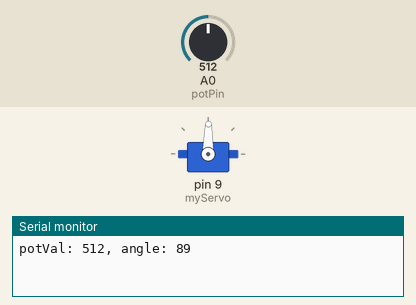
Recording of a sketch running on a simulated Arduino Uno, built with avr-gcc and run on an emulated ATmega328P. On the bench: servo, the last lines printed to the serial monitor. The inputs (shaded band) are chosen by the test bench; at power-on: A0 (potPin) = 512.

Above: at 1.2 s.
1.3 s: A0 (potPin) set to 716
At 2.4 s:
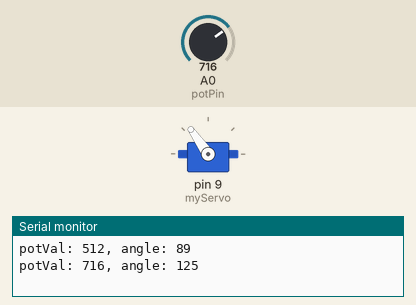
2.8 s: A0 (potPin) set to 900
At 3.6 s:
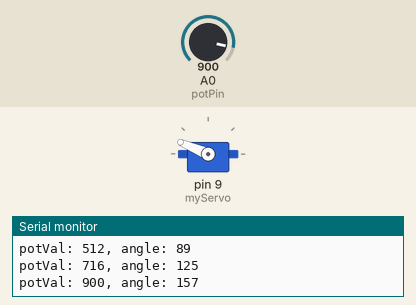
4.3 s: A0 (potPin) set to 1023
At 4.8 s:
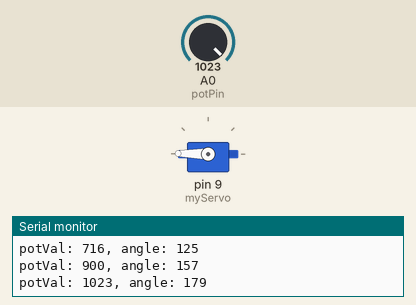
5.8 s: A0 (potPin) set to 306
At 6.1 s:
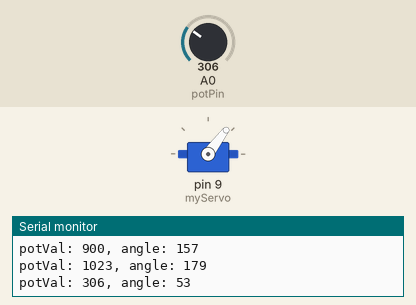
7.3 s: A0 (potPin) set to 122
At 8.5 s:
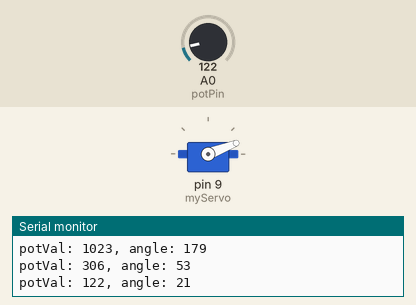
8.8 s: A0 (potPin) set to 511
At 9.2 s:
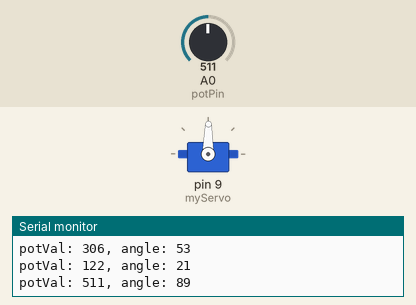
Timing chart, 0 to 11.3 s (numbered marks = the images above; inputs shaded):
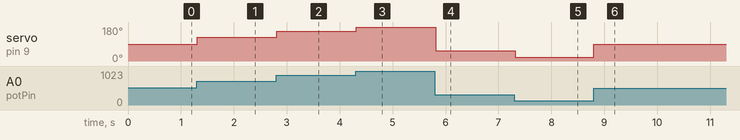

Measured:
- after the input at 1.3 s, servo on pin 9 (myServo): 89° → 125° at once
- after the input at 2.8 s, servo on pin 9 (myServo): 125° → 157° at once
- after the input at 4.3 s, servo on pin 9 (myServo): 157° → 179° at once
- after the input at 5.8 s, servo on pin 9 (myServo): 179° → 53° at once
- after the input at 7.3 s, servo on pin 9 (myServo): 53° → 21° at once
- after the input at 8.8 s, servo on pin 9 (myServo): 21° → 89° at once

The sketch:

project_05_mood_cue.ino
```cpp
#include <Servo.h>

Servo myServo;

int const potPin = A0;
int potVal;
int currAngle = 0;
int angle = 0;

void setup() {
  myServo.attach(9);
  Serial.begin(9600);
}

void loop() {
  potVal = analogRead(potPin);
  currAngle = map(potVal, 0, 1023, 0, 179);
  if (currAngle != angle) {
    angle = currAngle;
    Serial.print("potVal: ");
    Serial.print(potVal);
    angle = map(potVal, 0, 1023, 0, 179);
    Serial.print(", angle: ");
    Serial.println(angle);
    myServo.write(angle);
  }
  delay(15);
}
 
```
